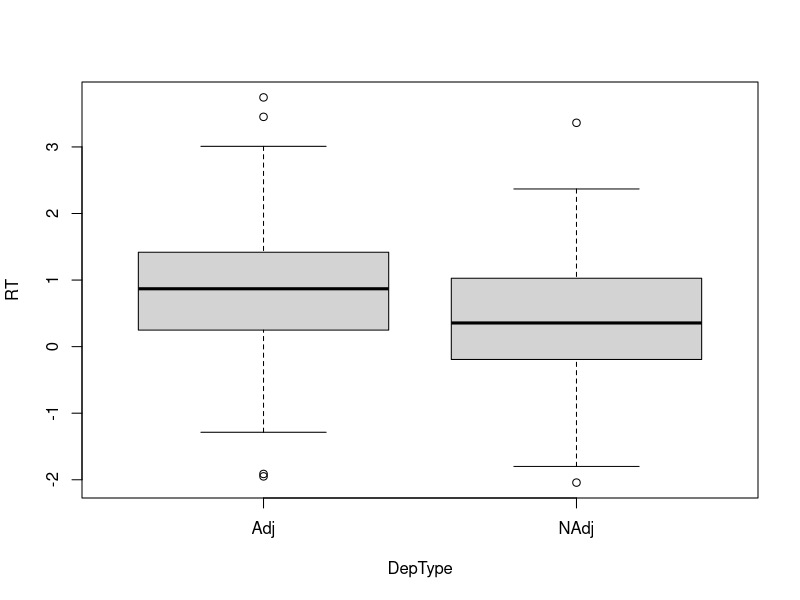
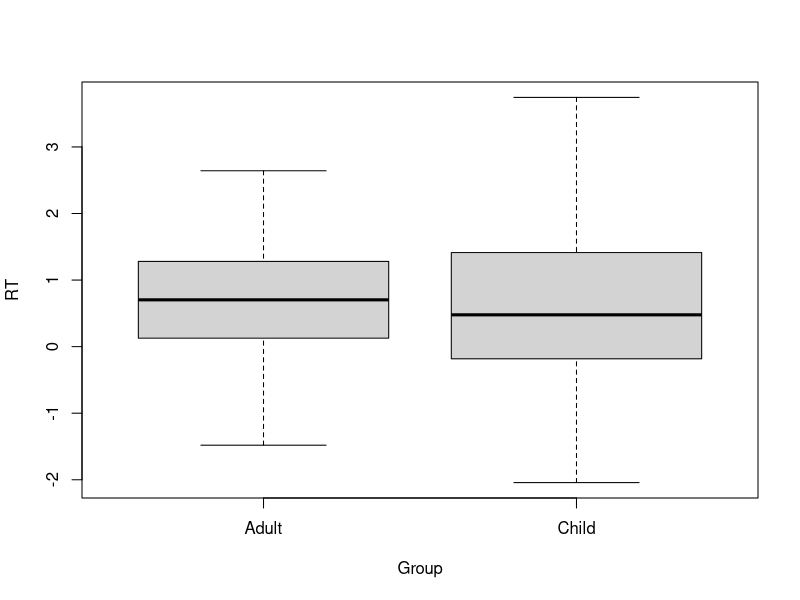
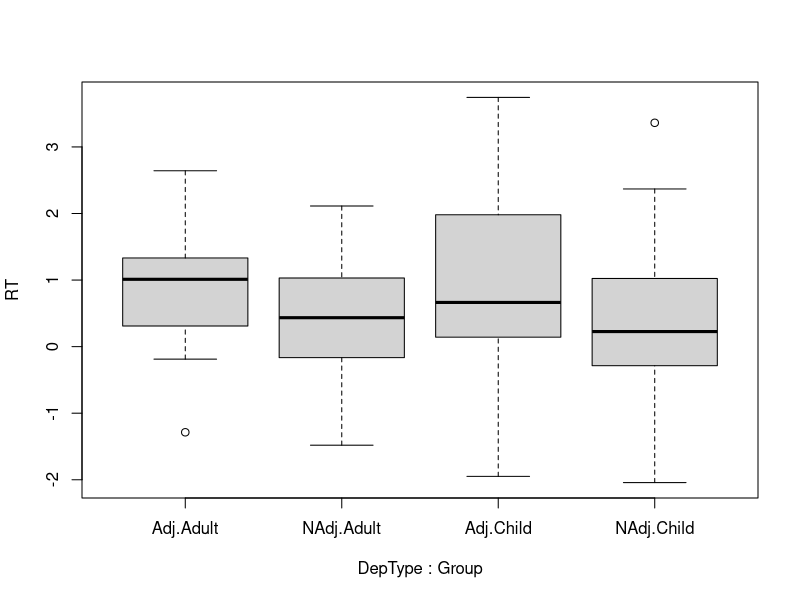
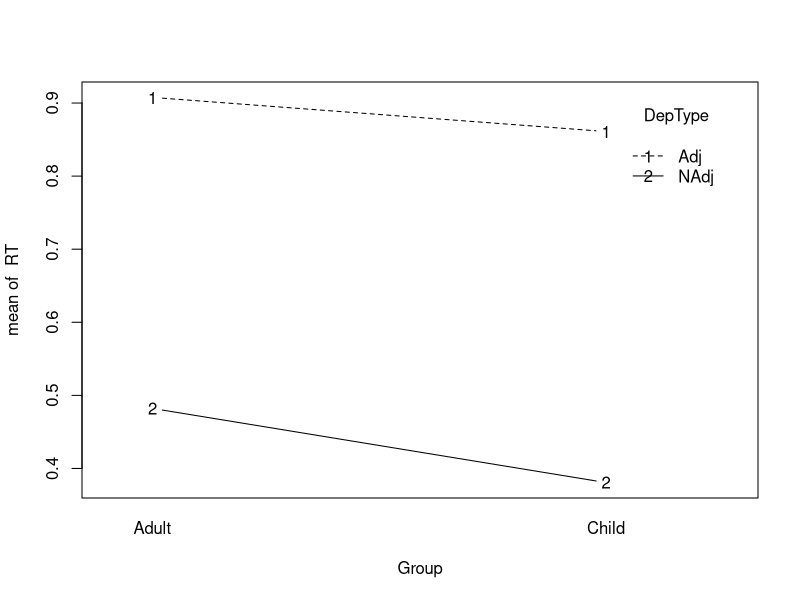
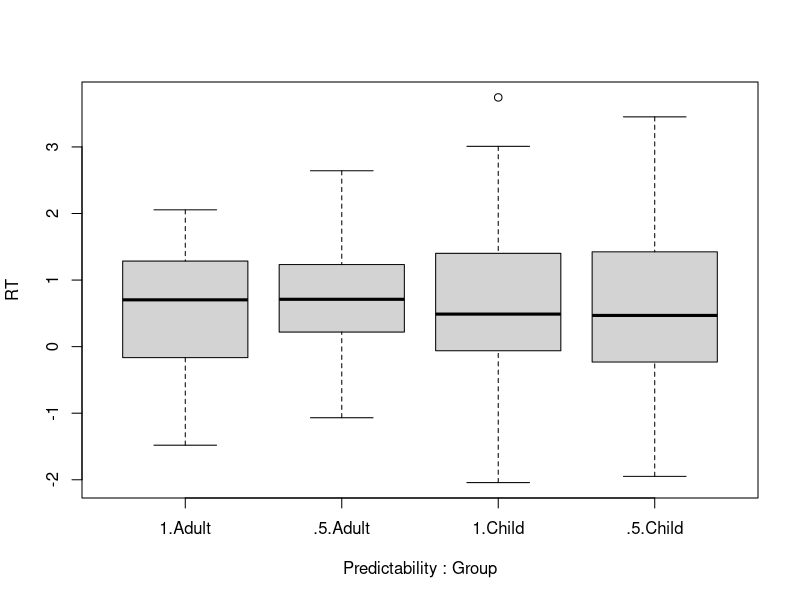
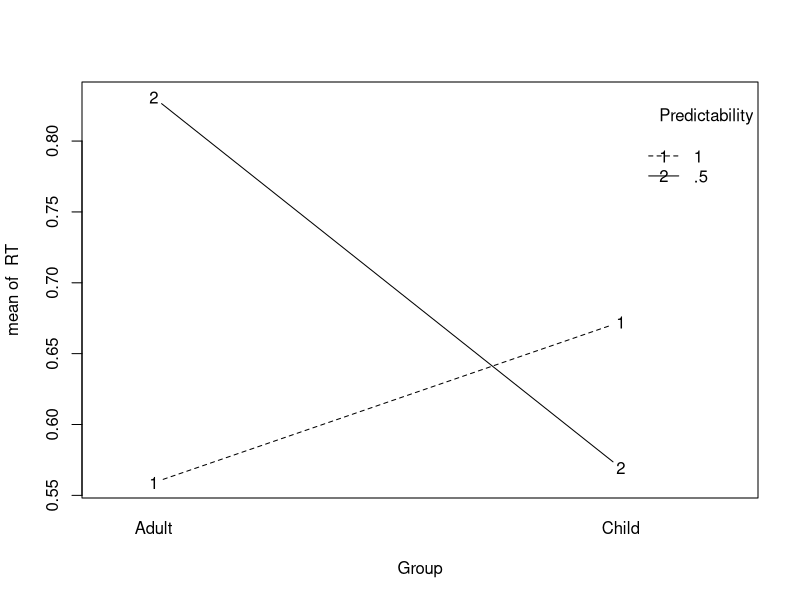
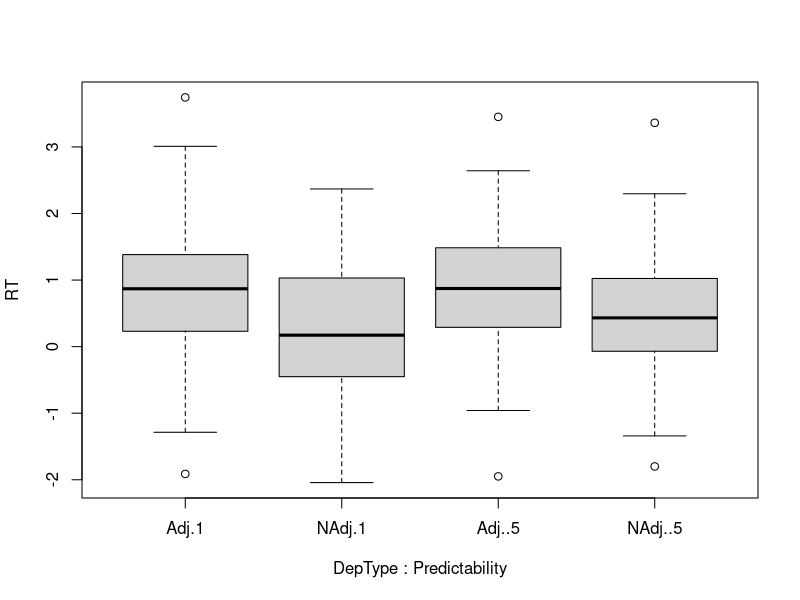
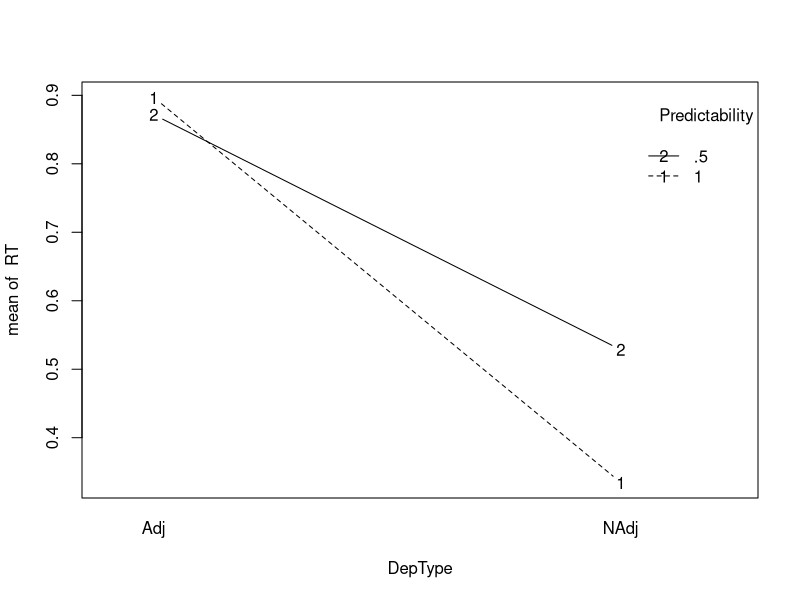

The R source for these figures, in order:
# K.Sengottuvel adjusted the script originally from R bloggers link "https://www.r-bloggers.com/power-and-sample-size-for-repeated-measures-anova-with-r/".

#Amendments: P.Thompson 16/01/2017 - adjusted the model error setup to correct model and changed the "runTest" function to allow for multiple power calculations based on 5 different hypotheses.

#Amendment: P. Thompson 31/03/2017 - 
##########################

#simulates and calculates power for 2(groups as within sub factor), 2 (dependency types as within sub factor),
#2 (Predictability as within Subject factors)

#??????????????it still doesnt have a way to include effect size in to it. What we have is eta squared values of about .3. Which could be small to medium effect size
#ref: 10.1111/lang.12137. The study exployed approach similar to the present one. However, the it was a within subject design of 2x3x6. On an average it showed an effect size of .3
# we used that for the present study. 

nPerGroup <- 25 # total participants per group 
nDepType  <- 2 #levels in the first within sub factor 
nPredictability<-2 #levels in the first within sub factor 
RTAdult   <- c(0.79,0.35,1.04,0.66) # means taken from the Pilot data of 5 adults-in the order DEpType:Predic, 1 1, 1 2, 2 1, 2 2  
RTChild    <- c(.792,0.1,.6,.3) # estimated values (children)
stdevs    <- rep(1,4) # It is the average of deviations across the 18 values mentioned above,
#kept it constant to avoid the Sigma being negative-which gives error. 
stdiff    <- 0.4  #sphericity. 
nSim      <- 1000 # number of simulations, can vary. 
# set up the indep var data
Subject <- factor(1:(nPerGroup*2))
DepType <- factor(1:nDepType, labels = c("Adj", "NAdj"))
Predictability <- factor(1:nPredictability, labels = c("1", ".5"))
theData <- expand.grid(DepType, Predictability,Subject) # This create a grid or matrix of potential values for the independent variables, then creates unique combinations.
names(theData) <- c("DepType", "Predictability","Subject")

tmp <- rep(c("Adult", "Child"), each = nPerGroup *nDepType*nPredictability)
theData$Group <- factor(tmp)
theData

# to set up variance-covariance matrix
ones <- rep(1, nDepType*nPredictability)
A <- stdevs^2 %o% ones
B <- (A + t(A) + (stdiff^2)*(diag(nDepType*nPredictability) - ones %o% ones))/2

# can run it through once to check that it works
library(MASS)
tmp1 <- mvrnorm(nPerGroup, mu = RTAdult, Sigma = B)
tmp1
tmp2 <- mvrnorm(nPerGroup, mu = RTChild, Sigma = B)
tmp2
theData$RT <- c(as.vector(t(tmp1)), as.vector(t(tmp2)))
theData

aovComp <- aov(RT ~ DepType*Predictability*Group + Error(Subject/(DepType*Predictability)), theData)
summary(aovComp)
# some descriptive statistics and graphs
print(model.tables(aovComp, "means"), digits = 3) 
boxplot(RT ~ DepType, data = theData)              
boxplot(RT ~ Group, data = theData)            
boxplot(RT ~ DepType*Group, data = theData)
with(theData, interaction.plot(Group, DepType, RT,type =  "b"))

boxplot(RT ~ Predictability*Group, data = theData)  
with(theData, interaction.plot(Group, Predictability, RT,type =  "b"))

boxplot(RT ~ DepType*Predictability, data = theData)  
with(theData, interaction.plot(DepType, Predictability, RT,type =  "b"))

boxplot(RT ~ DepType*Predictability*Group, data = theData)  

###############################################
# for power estimate run the below
# don't forget to set up theData and var-cov
library(MASS)
#First lets check for the main effects
#This should give the power to detect 

runTest <- function(){
  tmp1 <- mvrnorm(nPerGroup, mu = RTAdult, Sigma = B)
  tmp2 <- mvrnorm(nPerGroup, mu = RTChild, Sigma = B)
  theData$RT <- c(as.vector(t(tmp1)), as.vector(t(tmp2)))
  aovComp <- aov(RT ~ DepType*Predictability*Group+ Error(Subject/(DepType*Predictability)), theData) #brackets missing on error, so added to correct output.
  b1 <- summary(aovComp)$'Error: Subject'[[1]][1,5]
  b2 <- summary(aovComp)$'Error: Subject:DepType'[[1]][1,5]
  b3 <- summary(aovComp)$'Error: Subject:Predictability'[[1]][1,5]
  #b4 <- summary(aovComp)$'Error: Subject:Blocks'[[1]][1,5]
  b5 <- summary(aovComp)$'Error: Subject:DepType:Predictability'[[1]][1,5]
  b <- c(b1<0.05,b2<0.05,b3< 0.05,b5<0.05)
  return(b)
}
# here is estimate of power for given nPerGroup
pow.kuppu<-rowMeans(replicate(nSim,runTest()))

cat("adjust the N to ensure that all powers are above 0.8, \n 
    or reduce if all far above .8, to minimise the sample so \n 
    that you don't have to collect more than you need", "\n")
cat("POWER - Prediction 1 : No main effect of group = ", pow.kuppu[1],"\n")
cat("POWER - Prediction 2: No main effect of Type = ", pow.kuppu[2],"\n")
cat("POWER - Prediction 3: No main effect of predictability = ", pow.kuppu[3],"\n") 
#cat("POWER - Prediction 4: No main effect of Blocks Prediction = ", pow.kuppu[4],"\n") 

cat("POWER - 5: No interaction between Type X predictability", pow.kuppu[4],"\n")
